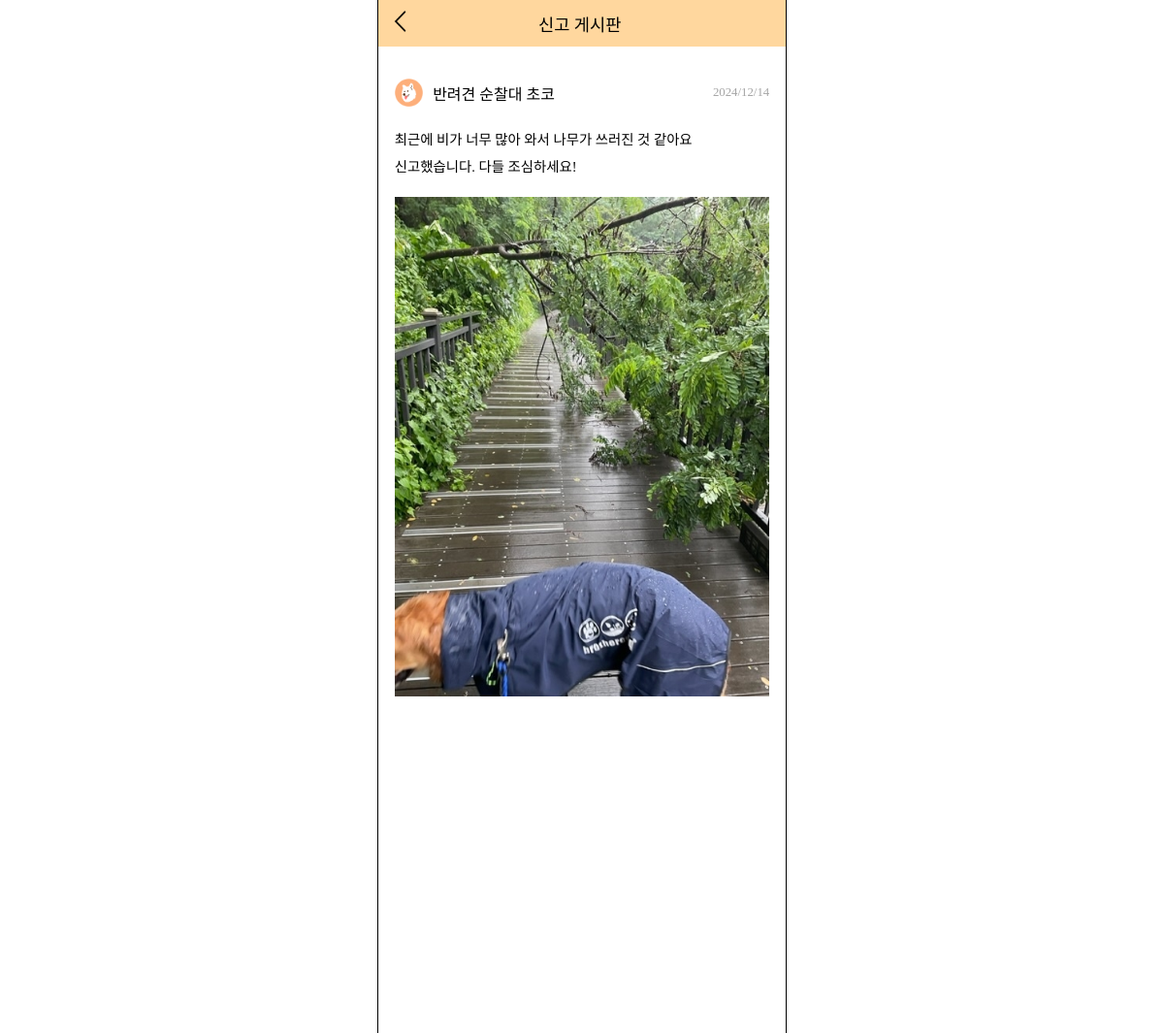
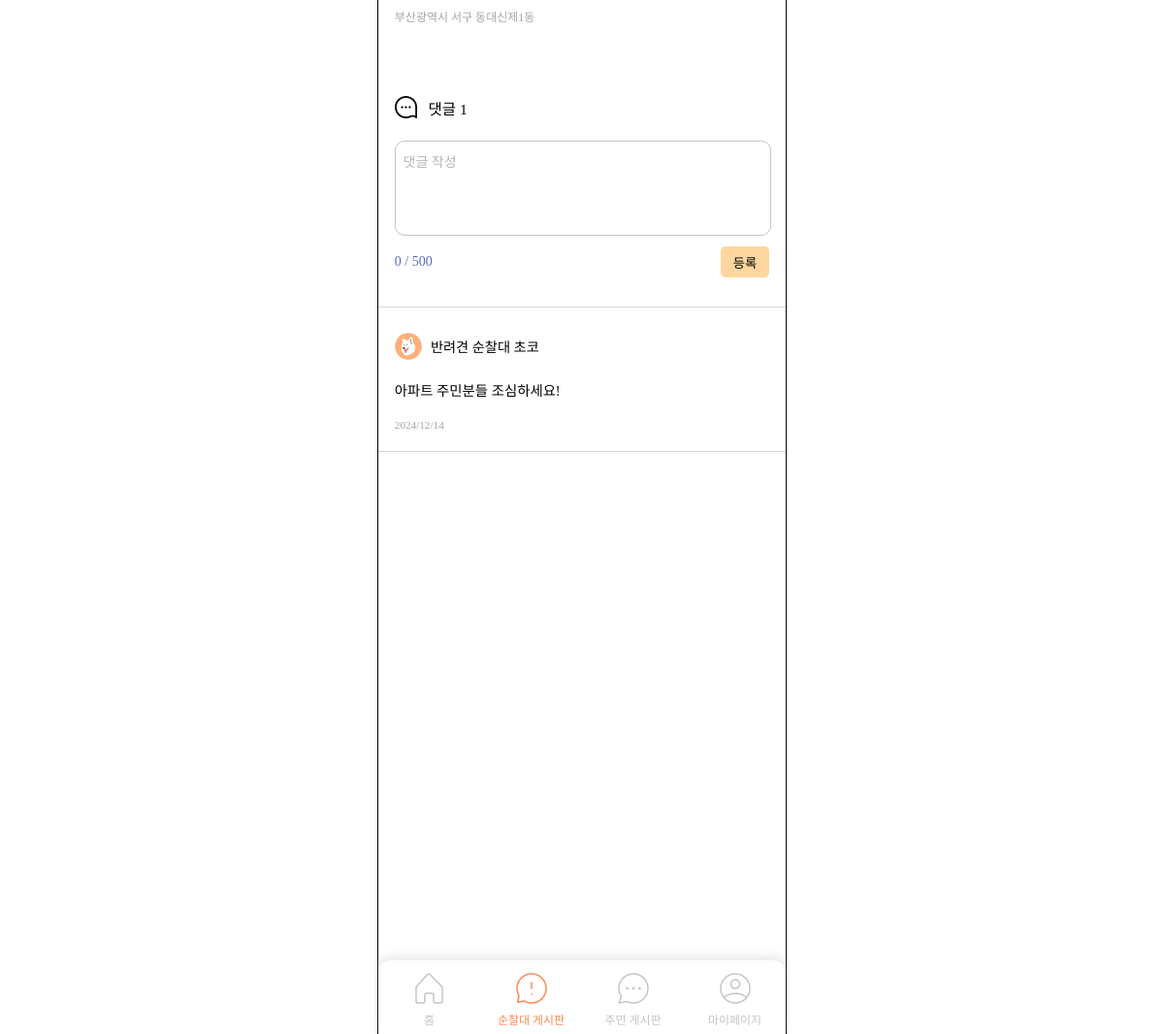
The app's page /boards/petrol-board-detail/50/?page=board with its own data (2 pictures, top to bottom).
### boards/models.py (models this page shows)
class Board(models.Model):
    user = models.ForeignKey(settings.AUTH_USER_MODEL, on_delete=models.CASCADE)
    region_sido = models.CharField(null=False, max_length=30, blank=False)
    region_sigungu = models.CharField(null=False, max_length=30, blank=False)
    region_dong = models.CharField(null=False, max_length=30, blank=False)
    created_at = models.DateTimeField(auto_now_add=True)
    image_path = models.ImageField(upload_to='boards/', null=True, blank=True)
    content = models.TextField(null=False, blank=False)
    board_type = models.ForeignKey(BoardType, on_delete=models.CASCADE, null=False, blank=False)

class Comment(models.Model):
    board = models.ForeignKey(Board, on_delete=models.CASCADE)
    user = models.ForeignKey(settings.AUTH_USER_MODEL, on_delete=models.CASCADE)
    content = models.TextField(null=False, blank=False)
    created_at = models.DateTimeField(auto_now_add=True)

### accounts/models.py (models this page shows, shortened)
class Member(AbstractBaseUser):
    user_id = models.CharField(primary_key=True, max_length=15, null=False, blank=False, unique=True)
    email = models.EmailField(max_length=100, null=False, blank=False, unique=True)
    nickname = models.CharField(null=False, max_length=8, blank=False)
    region_sido = models.CharField(null=False, max_length=30, blank=False)
    region_sigungu = models.CharField(null=False, max_length=30, blank=False)
    region_dong = models.CharField(null=False, max_length=30, blank=False)
    member_type = models.ForeignKey(MemberType, on_delete=models.CASCADE, null=False, blank=False)
    is_active = models.BooleanField(default=True)
    is_admin = models.BooleanField(default=False)
    objects = UserManager()
    USERNAME_FIELD = 'user_id'
    REQUIRED_FIELDS = ['email', 'nickname', 'region_sido', 'region_sigungu', 'region_dong', 'member_type']

class MemberType(models.Model):
    type_name = models.CharField(max_length=10)
    def __str__(self):
        return self.type_name

### boards/views.py (the view)
# urls.py: path('petrol-board-detail/<int:id>/', views.petrol_board_detail, name='petrol_board_detail'),
def petrol_board_detail(request, id):
    board = Board.objects.get(id=id)
    if request.method == 'POST':
        form = CommentForm(request.POST)
        if form.is_valid():
            comment = form.save(commit=False)
            comment.board = board
            comment.user = request.user
            comment.save()
            return redirect('boards:petrol_board_detail', id=id)
    else:
        form = CommentForm()
    location = BoardLocation.objects.get(board=board)
    comments = Comment.objects.filter(board=board)
    page = request.GET.get("page")
    print(page)
    context = {
        'board': board,
        'location': location,
        'comments': comments,
        'comment_count': comments.count(),
        'page': page,
    }
    return render(request, 'boards/petrol_board_detail.html', context)

### templates/boards/petrol_board_detail.html (shortened to what this page needs)
<!DOCTYPE html>
{% load static %}
<html lang="ko">
<head>
    <link rel="stylesheet" href="{% static 'css/petrol_board_detail.css' %}">
    <link rel="stylesheet" href="{% static 'css/menubar.css' %}">
    <link rel="stylesheet" as="style" crossorigin href="https://cdn.jsdelivr.net/gh/ungveloper/web-fonts/SCoreDream/font-face.css" />
    <link rel="stylesheet" as="style" crossorigin href="https://cdn.jsdelivr.net/gh/ungveloper/web-fonts/SCoreDream/font-family.css" />
</head>
<body>
    <div class="container-content">
        <div class="contents">
            <div class="content">
                <div class="top-block">
                    <div class="arrow-img">
                        <img src="{% static 'image/back.png' %}" alt="" onclick="window.history.back();">
                    </div>
                    <div class="title">신고 게시판</div>
                </div>
                <div class="post-block">
                    <div class="post-header">
                        <div class="user-profile">
                            <div class="user-img"><img src="{% static 'image/petrol_profile.png' %}" alt=""></div>
                            <div>{{ board.user.member_type }} <span class="text-strong">{{ board.user.nickname }}</span></div>
                        </div>
                        <div class="post-date">{{ board.created_at|date:"Y/m/d"  }}</div>
                    </div>
                    <div class="post-content">
                        {{ board.content|linebreaks }}
                    </div>
                    {% if board.image_path %}
                        <div class="post-img-block">
                            <img src="{{ board.image_path.url }}" alt="">
                        </div>
                    {% endif %}
                    <div id="map"></div>
                    <div class="user-region">{{ board.region_sido }} {{ board.region_sigungu }} {{ board.region_dong }}</div>
                    <div class="comment-title-header">
                        <div class="comment-img">
                            <img src="{% static 'image/speech-bubble.png' %}" alt="">
                        </div>
                        <div class="comment-num">댓글 {{ comment_count }}</div>
                    </div>
                    <form action="{% url 'boards:petrol_board_detail' board.id%}" method="post" id="comment-form">
                        <textarea name="content" id="comment-area" placeholder="댓글 작성" maxlength="500" spellcheck="false"></textarea>
                        <div class="comment-form-footer">
                            <div id="text-count">0 / 500</div>
                            <div class="submit-btn">
                                <button type="submit">등록</button>
                            </div>
                        </div>
                    </form>
                </div>
                <div class="line"></div>
                {% for comment in comments %}
                    <div class="comment-block">
                        <div class="comment-block-header">
                            <div class="comment-infos">
                                <div class="comment-user-profile">
                                    {% if comment.user.member_type.type_name == '반려견 순찰대' %}
                                        <img src="{% static 'image/petrol_profile.png' %}" alt="">
                                    {% else %}
                                         <img src="{% static 'image/people_profile.png' %}" alt="">
                                    {% endif %}
                                </div>
                                <div class="comment-user-name">{{ comment.user.member_type}} <span class="text-strong">{{ comment.user.nickname }}</span></div>
                            </div>
                        </div>
                        <div class="comment-content">
                            {{ comment.content|linebreaks }}
                        </div>
                        <div class="comment-date">{{ comment.created_at|date:"Y/m/d" }}</div>
                    </div>
                {% endfor %}
            </div>
            {% include 'menubar-petrol.html' %}
        </div>
    </div>
</body>
</html>

### static/css/petrol_board_detail.css (style rules this page uses)
body { padding: 0; margin: 0; height: 100%; }
.container-content { font-family: 'SCoreDream'; font-weight: 400; outline: 1px solid black; width: 420px; height: 100%; margin: 0 auto; display: flex; flex-direction: column; padding-bottom: 600px; z-index: 0; position: relative; }
.contents { width: 100%; display: flex; flex-direction: column; height: 100%; }
.top-block { height: 3rem; background-color: #FFD79E; display: flex; flex-direction: row; justify-content: left; align-items: center; flex-shrink: 0; margin-bottom: 3%; }
.top-block img { width: 1.7rem; margin-left: 1rem; cursor: pointer; }
.title { font-weight: 500; font-size: 1.1rem; margin-left: 29%; }
.content { height: 100%; }
.post-block { padding: 4%; margin-bottom: 3%; }
.post-header { display: flex; flex-direction: row; justify-content: space-between; align-items: center; margin-bottom: 4%; }
.user-profile { display: flex; flex-direction: row; align-items: center; }
.user-img { width: 9%; margin: 1% 3% 0 0; }
.user-profile img { width: 100%; }
.post-date { font-size: 0.8rem; color: #A5A5A5; }
.text-strong { font-weight: 500; }
.post-content { word-break: break-all; line-height: 1.8rem; margin-bottom: 4%; font-size: 0.9rem; }
.post-img-block { margin-bottom: 4%; }
.post-img-block > img { width: 100%; }
#map { width: 100%; height: 20rem; margin-bottom: 4%; z-index: 0; }
.user-region { color: #A5A5A5; font-size: 0.75rem; margin-bottom: 18%; }
.comment-title-header { display: flex; flex-direction: row; align-items: center; margin-bottom: 5%; }
.comment-img { width: 6%; margin-right: 3%; }
.comment-img > img { width: 100%; margin-top: 15%; }
.comment-num { font-size: 0.97rem; }
#comment-area { font-family: 'SCoreDream'; width: 96%; height: 5rem; border-radius: 10px; resize: none; word-break: break-all; line-height: 1.7rem; font-size: 14px; overflow-y: hidden; padding: 2%; border: 1px solid #c5c5c5; margin-bottom: 2%; }
#comment-area::placeholder { color: #b5b5b5; }
.comment-form-footer { display: flex; flex-direction: row; justify-content: space-between; align-items: center; height: 2rem; }
.submit-btn { height: 100%; width: 13%; }
.submit-btn > button { font-family: 'SCoreDream'; border: none; background-color: #FFD79E; border-radius: 5px; width: 100%; height: 100%; cursor: pointer; }
#text-count { font-size: 14px; color: #5D6DBE; }
.line { border-bottom: 1px solid #d5d5d5; }
.comment-block { border-bottom: 1px solid #D5D5D5; padding: 5% 4%; }
.comment-block-header { display: flex; flex-direction: row; justify-content: space-between; align-items: center; margin-bottom: 3%; }
.comment-infos { display: flex; flex-direction: row; align-items: center; width: 80%; }
.comment-user-profile { width: 9%; margin-right: 3%; }
.comment-user-profile > img { width: 100%; margin-top: 18%; }
.comment-user-name { font-size: 0.89rem; }
.comment-content { word-break: break-all; line-height: 1.8rem; margin-bottom: 3%; font-size: 0.9rem; }
.comment-date { color: #A5A5A5; font-size: 0.7rem; }

### records on screen
Board: user.member_type "반려견 순찰대", user.nickname "초코", created_at "2024/12/14", content "최근에 비가 너무 많아 와서 나무가 쓰러진 것 같아요 신고했습니다. 다들 조심하세요!", image_path (picture), region_sido "부산광역시", region_sigungu "서구", region_dong "동대신제1동"
Comment: user.member_type "반려견 순찰대", user.nickname "초코", content "아파트 주민분들 조심하세요!", created_at "2024/12/14"

### other values on screen
{{ comment_count }} "1"
